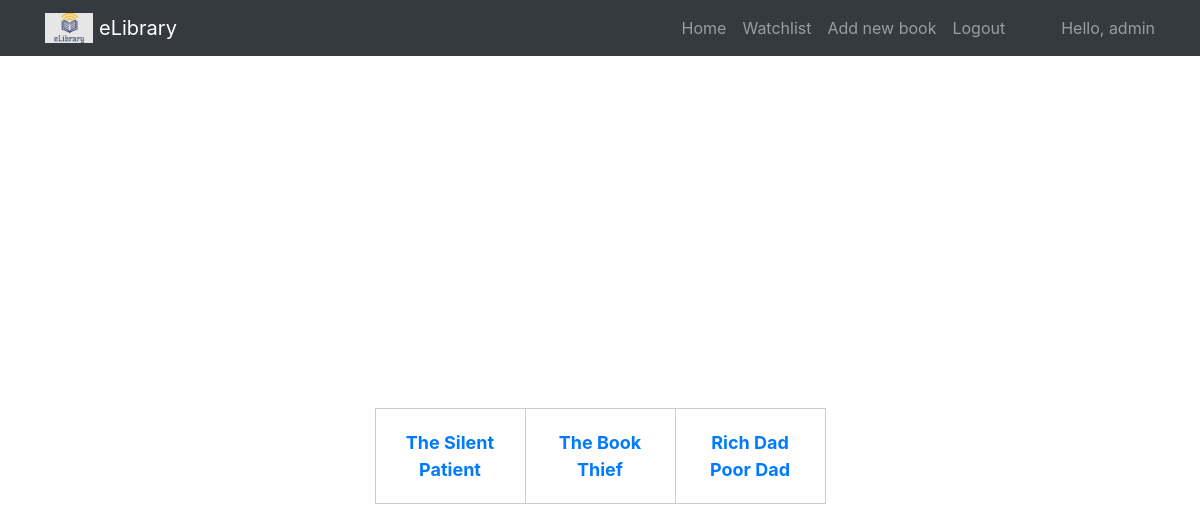
/eLibrary/home/ (signed in), run on an earlier commit of the app's database.
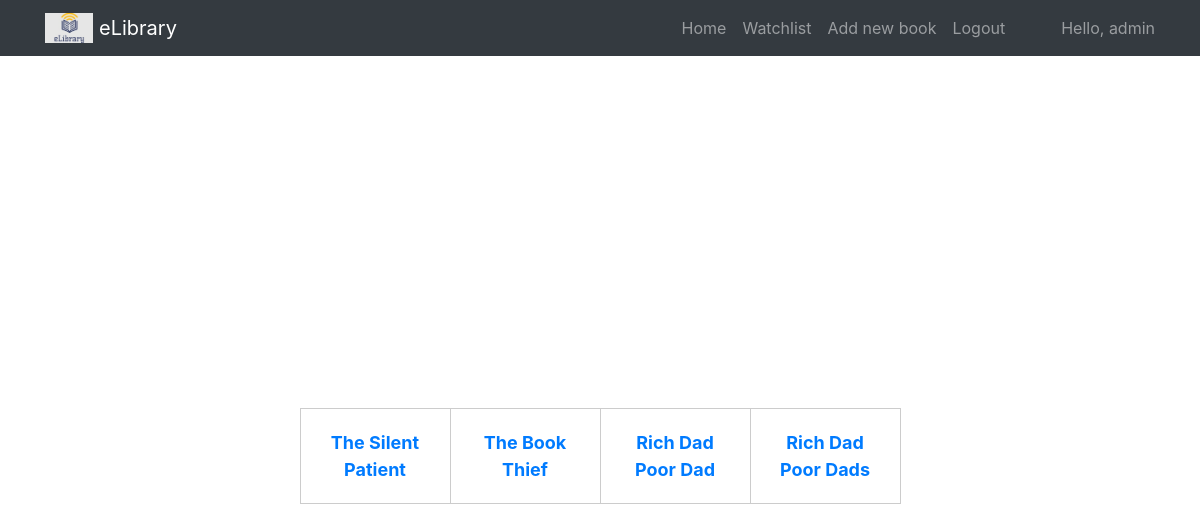
And on a later commit of the database.
### eLibrary/models.py (models this page shows, shortened)
class Book(models.Model):
    title = models.CharField(max_length=100, unique=True)
    author = models.CharField(max_length=100, default="Unknown")
    isbn = models.CharField(max_length=20, default="N/A", unique=True)
    genre = models.CharField(max_length=50, default="Unknown")
    description = models.TextField(blank=True, null=True)
    publish_date = models.DateField()

### eLibrary/views.py (the view)
# urls.py: path('home/', views.home, name='home'),     # the list of books
@login_required
@user_passes_test(lambda u: u.is_authenticated, login_url='eLibrary:login') # if user directly puts the home link without loggin in, he is directly directed to login
def home(request):
    books = Book.objects.all()
    return render(request, 'eLibrary/home.html', {
        'books': books,
    })

### eLibrary/templates/eLibrary/home.html
{% extends 'eLibrary/layout.html' %}
{% block body %}
{% load static %}
<div class="table-container">
    <table class="item-table">
        <tbody>
            {% for book in books %}
                {% if forloop.counter0|divisibleby:5 %}
                    <tr>
                {% endif %}
                <td style="font-size: large; width: 150px; word-wrap: break-word;" title="{{ book.description }}&#10;Author: {{ book.author }}"><a href="{% url 'eLibrary:book_view' book.title %}">
                    {{ book.title }}
                </a></td>
                {% if forloop.counter|divisibleby:5 or forloop.last %}
                    </tr>
                {% endif %}
            {% endfor %}
        </tbody>
    </table>
</div>
{% endblock %}

What changed in the data, as far as the page shows it:
added Book: title "Rich Dad Poor Dads"
